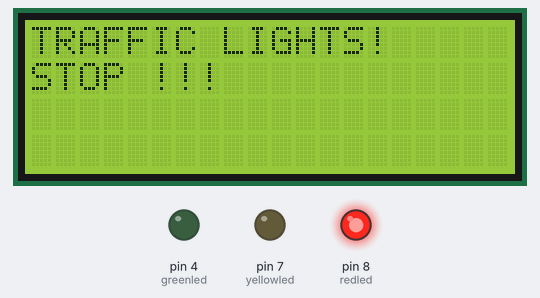
Simulated run of this sketch. Board: Arduino Uno, built with avr-gcc and run on an emulated ATmega328P. Parts: 20×4 character LCD, output pins drawn as LEDs (lit = HIGH).

Above: at 0.1 s.
At 3.1 s:
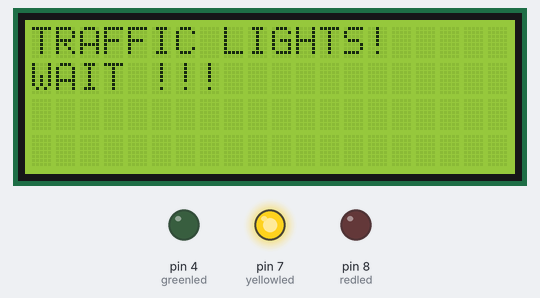
At 6.2 s:
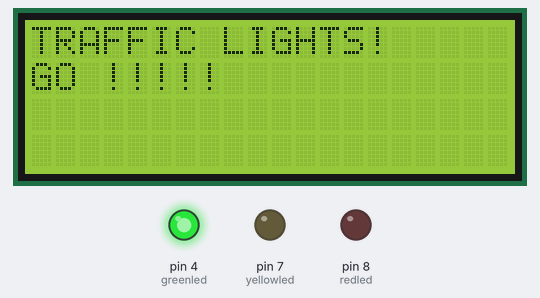
Timing chart, 0 to 130.0 s (numbered marks = the images above):
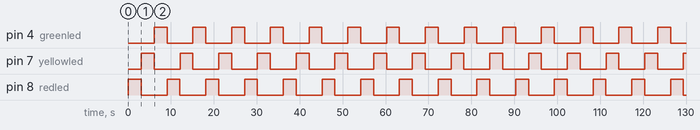

Measured:
- by itself, pin 4 (greenled), pin 7 (yellowled), pin 8 (redled): alternates HIGH for 3.0 s and LOW for 6.0 s
- by itself, everything shown: repeats every 9.0 s, in 4 steps
- what the display in image 1 shows lasts 3.0 s, from 3.1 s to 6.1 s

The sketch:

tled.ino
```cpp
//YWROBOT
//Compatible with the Arduino IDE 1.0
//Library version:1.1
#include <LiquidCrystal_I2C.h>


int redled = 8;
int yellowled = 7;
int greenled = 4;


LiquidCrystal_I2C lcd(0x27,20,4);  // set the LCD address to 0x27 for a 16 chars and 2 line display

void setup()
{
  pinMode(redled,OUTPUT);
  pinMode(yellowled,OUTPUT);
  pinMode(greenled,OUTPUT);

  lcd.init();                      // initialize the lcd
  // Print a message to the LCD.
  lcd.backlight();
  lcd.setCursor(0,0);
  lcd.print("TRAFFIC LIGHTS!");

}


void loop()
{

  lcd.setCursor(0,1);
  lcd.print("STOP !!!");
   // put your main code here, to run repeatedly:
    digitalWrite(redled,HIGH);
    delay(3000);
    digitalWrite(redled,LOW);

    lcd.setCursor(0,1);
    lcd.print("WAIT !!!");

    digitalWrite(yellowled,HIGH);
    delay(3000);
    digitalWrite(yellowled,LOW);

    lcd.setCursor(0,1);
    lcd.print("GO !!!");

    digitalWrite(greenled,HIGH);
    delay(3000);
    digitalWrite(greenled,LOW);


}
```
